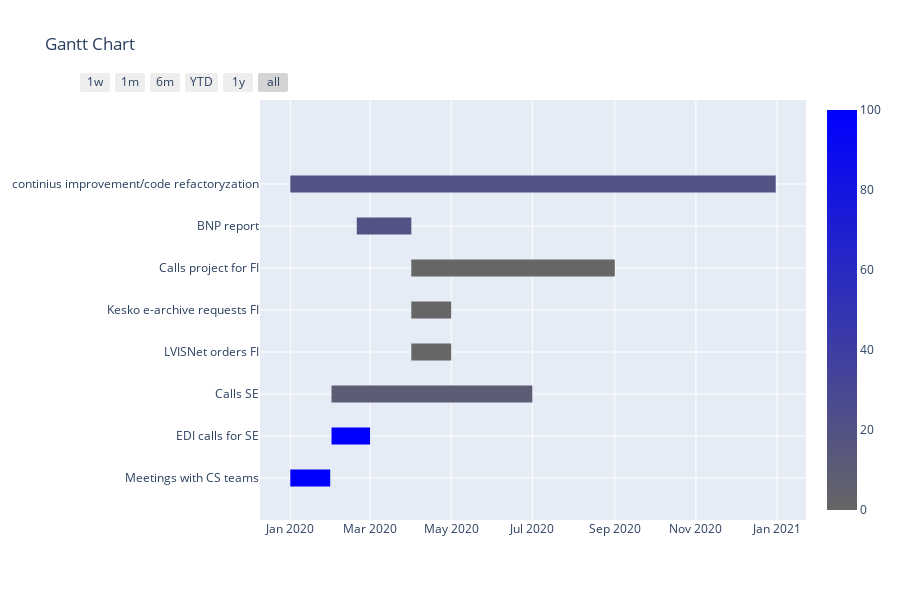

The code cell stored with this chart in its notebook:
### Code cell
import plotly.figure_factory as ff

import pandas as pd
df = pd.read_csv('https://raw.githubusercontent.com/kowalma3/reportsAndDocuments/master/task.csv')

fig = ff.create_gantt(df, colors=['#666666', '#0000ff'], index_col='Complete',
                      show_colorbar=True, bar_width=0.2, showgrid_x=True, showgrid_y=True)
fig.show()

### Figure 1 — Plotly figure (JSON) as saved in the notebook; plotly's stock layout.template omitted (floating-point values rounded to 4 significant figures)
{"data": [{"fill": "toself", "fillcolor": "rgb(0.0, 0.0, 255.0)", "hoverinfo": "name", "legendgroup": "rgb(0.0, 0.0, 255.0)", "mode": "none", "name": "100", "showlegend": false, "type": "scatter", "x": ["2020-01-01", "2020-01-31", "2020-01-31", "2020-01-01", "2020-01-01", "2020-02-01", "2020-03-01", "2020-03-01", "2020-02-01"], "y": [-0.2, -0.2, 0.2, 0.2, null, 0.8, 0.8, 1.2, 1.2]}, {"fill": "toself", "fillcolor": "rgb(102.0, 102.0, 102.0)", "hoverinfo": "name", "legendgroup": "rgb(102.0, 102.0, 102.0)", "mode": "none", "name": "0", "showlegend": false, "type": "scatter", "x": ["2020-04-01", "2020-05-01", "2020-05-01", "2020-04-01", "2020-04-01", "2020-04-01", "2020-05-01", "2020-05-01", "2020-04-01", "2020-04-01", "2020-04-01", "2020-09-01", "2020-09-01", "2020-04-01"], "y": [2.8, 2.8, 3.2, 3.2, null, 3.8, 3.8, 4.2, 4.2, null, 4.8, 4.8, 5.2, 5.2]}, {"fill": "toself", "fillcolor": "rgb(81.6, 81.6, 132.6)", "hoverinfo": "name", "legendgroup": "rgb(81.6, 81.6, 132.6)", "mode": "none", "name": "20", "showlegend": false, "type": "scatter", "x": ["2020-02-20", "2020-04-01", "2020-04-01", "2020-02-20", "2020-02-20", "2020-01-01", "2020-12-31", "2020-12-31", "2020-01-01"], "y": [5.8, 5.8, 6.2, 6.2, null, 6.8, 6.8, 7.2, 7.2]}, {"fill": "toself", "fillcolor": "rgb(91.8, 91.8, 117.3)", "hoverinfo": "name", "legendgroup": "rgb(91.8, 91.8, 117.3)", "mode": "none", "name": "10", "showlegend": false, "type": "scatter", "x": ["2020-02-01", "2020-07-01", "2020-07-01", "2020-02-01"], "y": [1.8, 1.8, 2.2, 2.2]}, {"legendgroup": "rgb(0.0, 0.0, 255.0)", "marker": {"cmax": 100, "cmin": 0, "color": "rgb(0.0, 0.0, 255.0)", "colorscale": [[0, "rgb(102.0, 102.0, 102.0)"], [1, "rgb(0.0, 0.0, 255.0)"]], "opacity": 0, "showscale": true, "size": 1}, "mode": "markers", "name": "", "showlegend": false, "text": [null, null, null, null], "type": "scatter", "x": ["2020-01-01", "2020-01-31", "2020-02-01", "2020-03-01"], "y": [0, 0, 1, 1]}, {"legendgroup": "rgb(102.0, 102.0, 102.0)", "marker": {"color": "rgb(102.0, 102.0, 102.0)", "opacity": 0, "size": 1}, "mode": "markers", "name": "", "showlegend": false, "text": [null, null, null, null, null, null], "type": "scatter", "x": ["2020-04-01", "2020-05-01", "2020-04-01", "2020-05-01", "2020-04-01", "2020-09-01"], "y": [3, 3, 4, 4, 5, 5]}, {"legendgroup": "rgb(81.6, 81.6, 132.6)", "marker": {"color": "rgb(81.6, 81.6, 132.6)", "opacity": 0, "size": 1}, "mode": "markers", "name": "", "showlegend": false, "text": [null, null, null, null], "type": "scatter", "x": ["2020-02-20", "2020-04-01", "2020-01-01", "2020-12-31"], "y": [6, 6, 7, 7]}, {"legendgroup": "rgb(91.8, 91.8, 117.3)", "marker": {"color": "rgb(91.8, 91.8, 117.3)", "opacity": 0, "size": 1}, "mode": "markers", "name": "", "showlegend": false, "text": [null, null], "type": "scatter", "x": ["2020-02-01", "2020-07-01"], "y": [2, 2]}], "layout": {"height": 600, "hovermode": "closest", "showlegend": false, "title": {"text": "Gantt Chart"}, "xaxis": {"rangeselector": {"buttons": [{"count": 7, "label": "1w", "step": "day", "stepmode": "backward"}, {"count": 1, "label": "1m", "step": "month", "stepmode": "backward"}, {"count": 6, "label": "6m", "step": "month", "stepmode": "backward"}, {"count": 1, "label": "YTD", "step": "year", "stepmode": "todate"}, {"count": 1, "label": "1y", "step": "year", "stepmode": "backward"}, {"step": "all"}]}, "showgrid": true, "type": "date", "zeroline": false}, "yaxis": {"autorange": false, "range": [-1, 9], "showgrid": true, "ticktext": ["Meetings with CS teams", "EDI calls for SE", "Calls SE", "LVISNet orders FI", "Kesko e-archive requests FI", "Calls project for FI", "BNP report", "continius improvement/code refactoryzation"], "tickvals": [0, 1, 2, 3, 4, 5, 6, 7], "zeroline": false}}}
